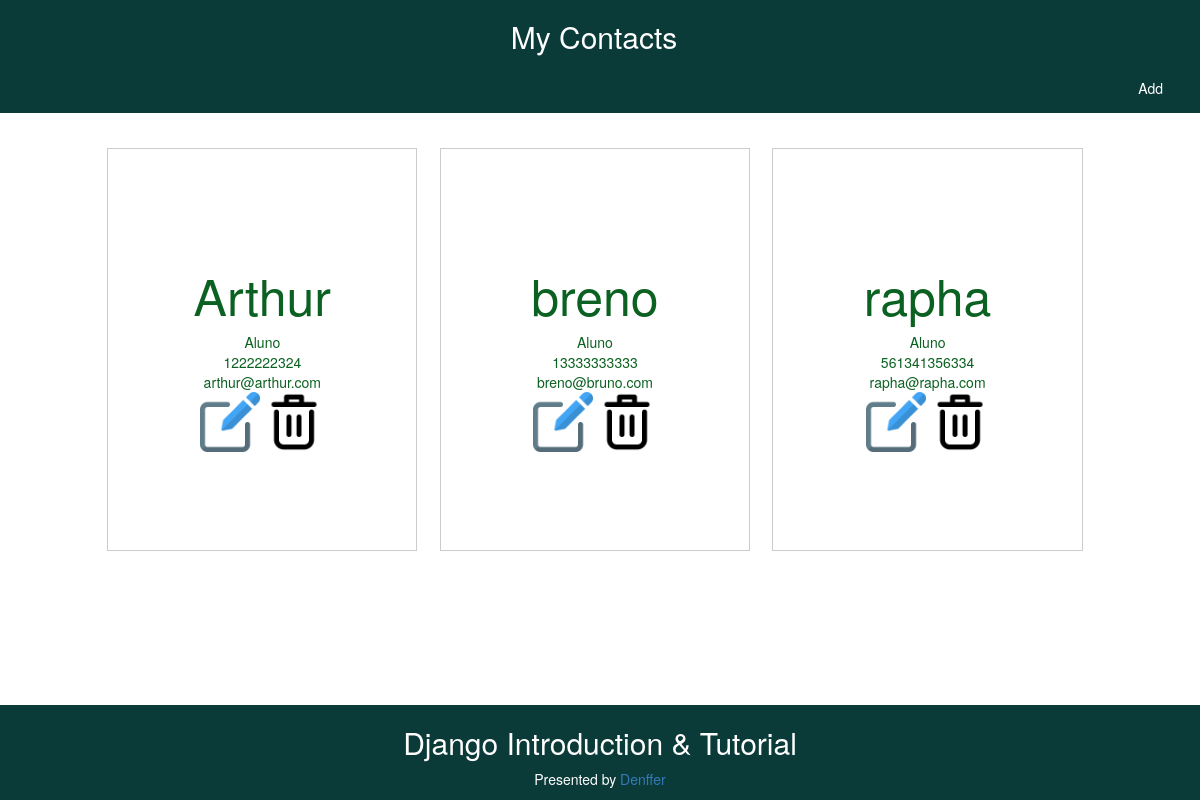
The app's page /, older data.
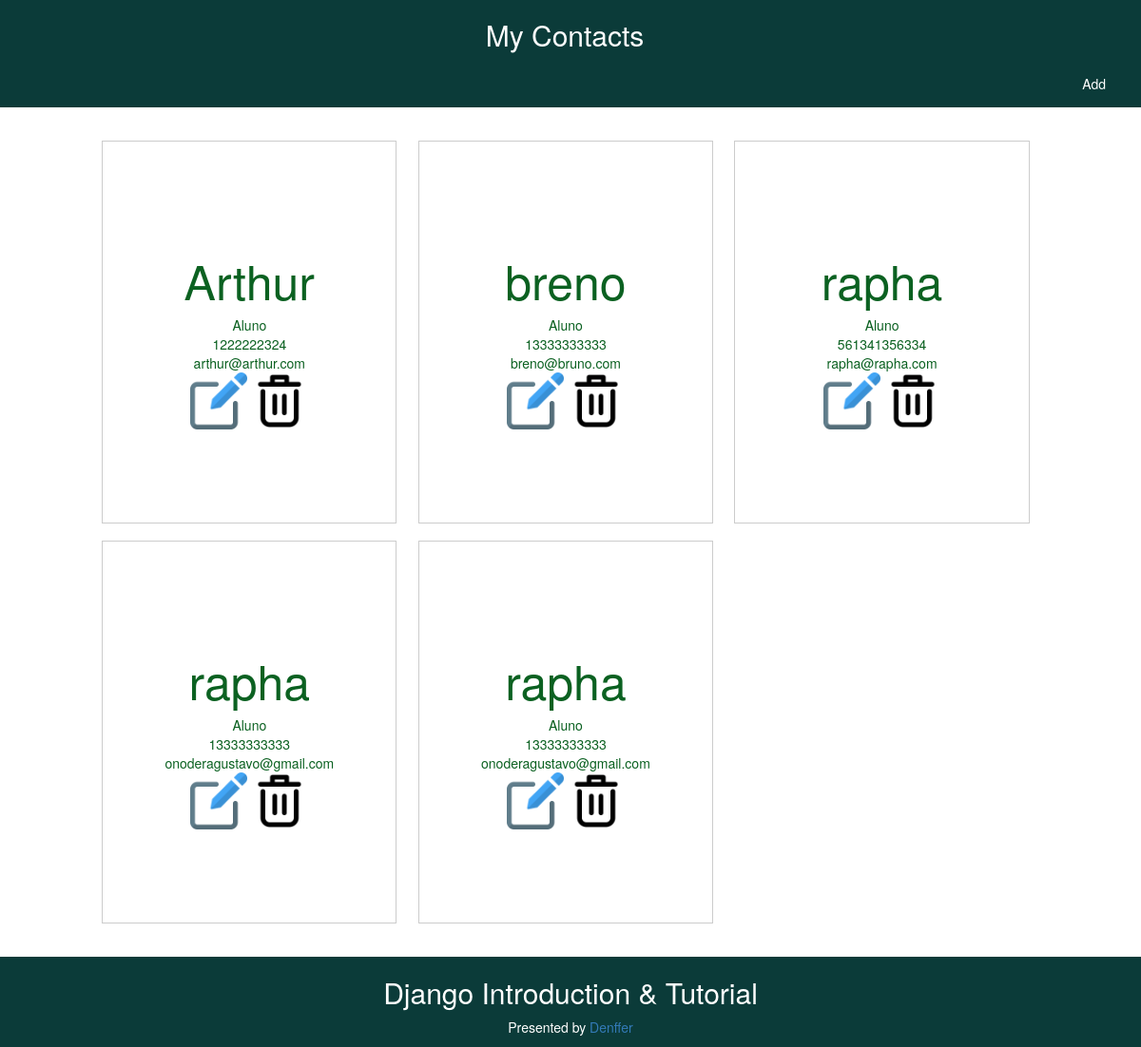
The same page, newer data.
### mycontacts/models.py (models this page shows)
class Contact(models.Model):
    name = models.CharField(max_length=200)
    relation = models.CharField(max_length=200)
    phone = models.CharField(max_length=200)
    email = models.CharField(max_length=200)

### mycontacts/views.py (the view)
# urls.py: path('', views.show , name='home'),
def show(request):
    contact_list = Contact.objects.all()
    return render(request, 'mycontacts/show.html',{'contacts': contact_list})

### mycontacts/templates/mycontacts/show.html
{% extends 'mycontacts/background.html' %}
{% load static %}
{% block content %}
<div class="container-show">
    <ul class="grid" style="list-style-type: none">
    {% for data in contacts %}
    <li>
        <a href="{% url 'detail' data.id %}" Name: {{data.name}}</a>
        <div>
            <h2 class="name">{{ data.name }}</h2>
            <div class="relation">{{ data.relation }}</div>
            <div class="phone">{{ data.phone }}</div>
            <div class="email"><a href='{{ data.email }}'>{{ data.email }}</a> </div>
            <a href="{% url 'edit' data.id %}">
                <img src="/mycontacts/static/img/editarimagem.png" height="60px">
            </a>
            <a href="{% url 'delete' data.id %}">
                <img src="/mycontacts/static/img/excluirimagem.png" height="60px">
            </a>
        </div>
    </li>
    {%  endfor %}
    </ul>
</div>
{% endblock content %}

Row changes from the older to the newer data that the page shows:
added Contact: name "rapha", relation "Aluno", phone "13333333333", email "onoderagustavo@gmail.com"
added Contact: name "rapha", relation "Aluno", phone "13333333333", email "onoderagustavo@gmail.com"
